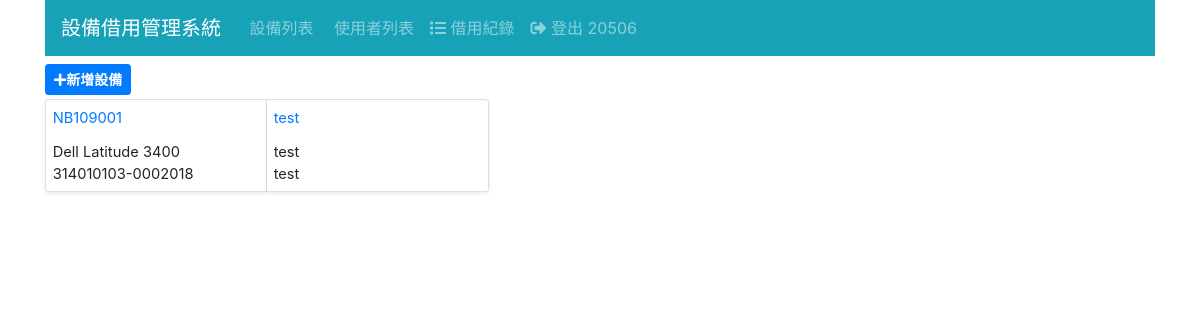
The page /equip/ (signed in) on the database as committed earlier.
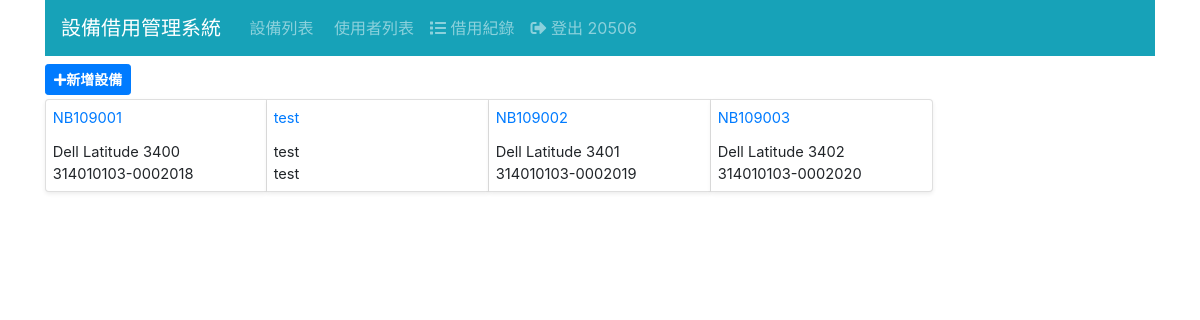
The same page on the database as committed later.
### equip/models.py (models this page shows, shortened)
class Equip(Model):
    SerialNumber = CharField('設備編號', max_length=255)
    pattern = CharField('型號', max_length=255)
    PropertyNumber = CharField('財產編號', max_length=255)
    comment = CharField('備註',max_length=255)

### equip/views.py (the view)
# urls.py: path('', EquipList.as_view(), name='equip_list'),
class EquipList(LoginRequiredMixin, ListView):
    model = Equip
    paginate_by = 10

### templates/equip/equip_list.html (shortened to what this page needs)
{% extends "base.html" %}
{% block content %}
<div class="mb-1">
  <a href="{% url 'equip_add' %}" class="btn btn-sm btn-primary">
    <i class="fas fa-plus">新增設備</i>
  </a>
</div>
<div id="equip-list" class="card-group">
  {% for equip in equip_list %}
  <div class="card shadow-sm">
    <div class="card-body">
      <div class="card-title">
        <a href="{% url 'equip_view' equip.id %}">{{ equip.SerialNumber }}</a>
      </div>
      <div class="card-text">{{ equip.pattern }}</div>
      <div class="card-text">{{ equip.PropertyNumber }}</div>
    </div>
  </div>
  {% endfor %}
</div>
{% endblock %}

Rows that differ between the two databases and show on the page:
added Equip: SerialNumber "NB109002", pattern "Dell Latitude 3401", PropertyNumber "314010103-0002019"
added Equip: SerialNumber "NB109003", pattern "Dell Latitude 3402", PropertyNumber "314010103-0002020"
